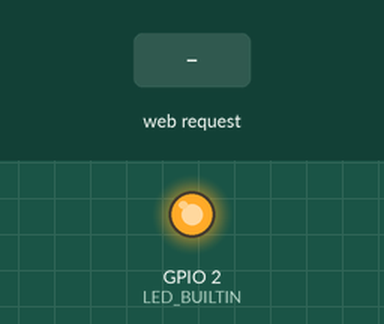
Simulated run of this sketch. Board: ESP8266 (NodeMCU). Shown: output pins drawn as LEDs (lit = HIGH, except the on-board LED, lit = LOW). The inputs (shaded band) are chosen by the test bench.

Above: at 1.2 s.
1.3 s: HTTP request GET /off received
At 1.9 s:
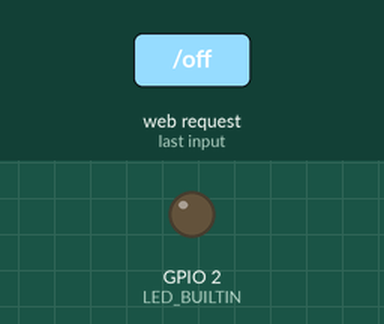
2.8 s: HTTP request GET /on received
At 4.2 s:
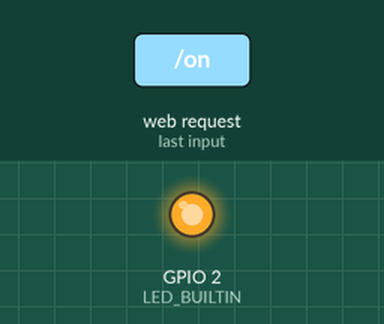
Timing chart, 0 to 5.8 s (numbered marks = the images above; inputs shaded):
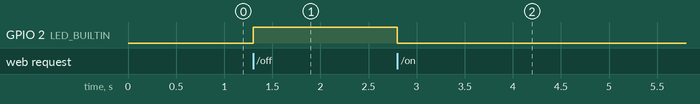

The sketch:

httpOnOff.ino
```cpp
#include <Arduino.h>

extern "C" {
#include "user_interface.h"
}


char * HOSTNAME = "test";
char * WifiPASS = "";

#include <ESP8266WiFi.h>
#include <ESP8266WebServer.h>
#include <Hash.h>


ESP8266WebServer server = ESP8266WebServer(80);


void setup() {
    Serial.begin(115200);

    pinMode(LED_BUILTIN, OUTPUT);


    // Start Wifi AP
    WiFi.mode(WIFI_AP_STA);
    WiFi.softAP(HOSTNAME, WifiPASS);


    // handle index -- HTTP Server

    server.on("/on", []() {
      digitalWrite(LED_BUILTIN, 0);
      server.send(200, "");
    });

    server.on("/off", []() {
      digitalWrite(LED_BUILTIN, 1);
      server.send(200, "");
    });

    server.begin();

}

void loop() {
    server.handleClient();
}
```

Measured:
- after the input at 1.3 s, GPIO 2 (LED_BUILTIN): LOW → HIGH at once
- after the input at 2.8 s, GPIO 2 (LED_BUILTIN): HIGH → LOW at once
